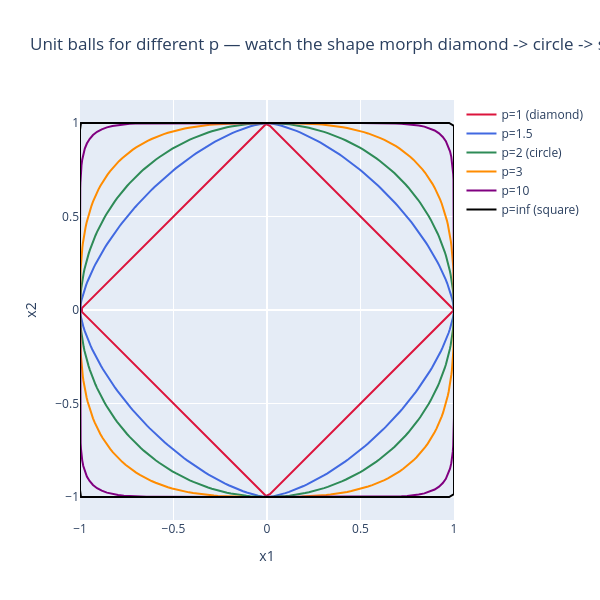

Notebook cell for this chart:
### Markdown cell above
## 3. Overlaying multiple p-values — the containment picture

This is the single most "impressive" visual for your prof: plotting $B_{d_1}$, $B_{d_2}$,
and $B_{d_\infty}$ at the *same* center and radius on one axes shows the containment
$B_\infty \supseteq B_2 \supseteq B_1$ that underlies norm-equivalence proofs.

### Code cell
fig = go.Figure()
colors = ["crimson", "royalblue", "seagreen", "darkorange", "purple", "black"]
p_values = [1, 1.5, 2, 3, 10, np.inf]
labels = ["p=1 (diamond)", "p=1.5", "p=2 (circle)", "p=3", "p=10", "p=inf (square)"]

for (p, label, color) in zip(p_values, labels, colors):
    x, y = minkowski_ball_2d((0, 0), 1, p)
    fig.add_trace(go.Scatter(x=x, y=y, mode="lines", line=dict(color=color, width=2), name=label))

fig.update_layout(
    title="Unit balls for different p — watch the shape morph diamond -> circle -> square",
    xaxis_title="x1", yaxis_title="x2",
    yaxis=dict(scaleanchor="x", scaleratio=1),
    width=600, height=600,
)
fig.show()

### Figure 1 — Plotly figure (JSON) as saved in the notebook; plotly's stock layout.template omitted (floating-point values rounded to 4 significant figures; data arrays with more than 128 entries replaced by an {"elided": "..."} marker saying what was removed)
{"data": [{"line": {"color": "crimson", "width": 2}, "mode": "lines", "name": "p=1 (diamond)", "type": "scatter", "x": {"elided": "300 float values"}, "y": {"elided": "300 float values"}}, {"line": {"color": "royalblue", "width": 2}, "mode": "lines", "name": "p=1.5", "type": "scatter", "x": {"elided": "300 float values"}, "y": {"elided": "300 float values"}}, {"line": {"color": "seagreen", "width": 2}, "mode": "lines", "name": "p=2 (circle)", "type": "scatter", "x": {"elided": "300 float values"}, "y": {"elided": "300 float values"}}, {"line": {"color": "darkorange", "width": 2}, "mode": "lines", "name": "p=3", "type": "scatter", "x": {"elided": "300 float values"}, "y": {"elided": "300 float values"}}, {"line": {"color": "purple", "width": 2}, "mode": "lines", "name": "p=10", "type": "scatter", "x": {"elided": "300 float values"}, "y": {"elided": "300 float values"}}, {"line": {"color": "black", "width": 2}, "mode": "lines", "name": "p=inf (square)", "type": "scatter", "x": {"elided": "300 float values"}, "y": {"elided": "300 float values"}}], "layout": {"height": 600, "title": {"text": "Unit balls for different p — watch the shape morph diamond -> circle -> square"}, "width": 600, "xaxis": {"title": {"text": "x1"}}, "yaxis": {"scaleanchor": "x", "scaleratio": 1, "title": {"text": "x2"}}}}
